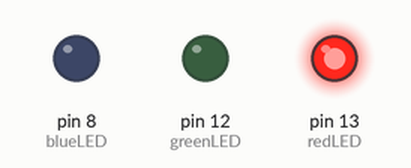
Bench run of a sketch on a simulated Arduino Uno, built with avr-gcc and run on an emulated ATmega328P. Parts: output pins drawn as LEDs (lit = HIGH). At 21.0 s the program stops and its outputs stay as they are.

Above: at 0.05 s.
At 1.37 s:
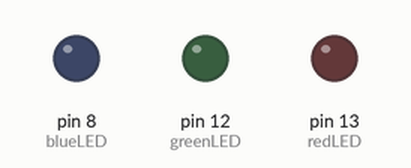
At 2.62 s:
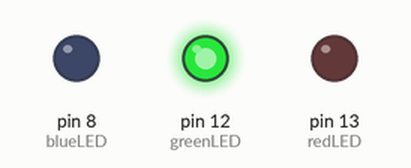
Timing chart, 0 to 3.0 s (numbered marks = the images above):
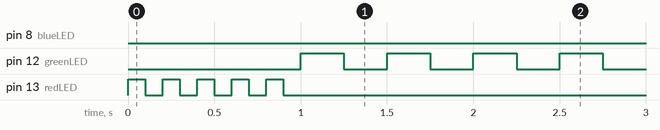

The sketch:

02-assg4.ino
```cpp
int redLED= 13;
int greenLED= 12;
int blueLED= 8;

int fast= 100;
int slower= 250;
int slowest= 500;


void setup() {
  // put your setup code here, to run once:
pinMode(redLED, OUTPUT);
pinMode(greenLED, OUTPUT);
pinMode(blueLED, OUTPUT);
}

void loop() {
  for (int i = 0; i < 5; i++)
{digitalWrite(redLED, HIGH);
delay(fast);
digitalWrite(redLED, LOW);
delay(fast);
}

for (int i = 0; i < 10; i++)
{digitalWrite(greenLED, HIGH);
delay(slower);
digitalWrite(greenLED, LOW);
delay(slower);
}

for (int i = 0; i < 15; i++)
{digitalWrite(blueLED, HIGH);
delay(slowest);
digitalWrite(blueLED, LOW);
delay(slowest);
}

while(true) {
}
}
```

Measured:
- by itself, pin 8 (blueLED): LOW → HIGH at 6.0 s, → LOW 0.50 s later, → HIGH 0.50 s later, → LOW 0.50 s later, … (30 changes in this stretch)
- by itself, pin 12 (greenLED): alternates HIGH for 0.25 s and LOW for 0.25 s, 20 changes in all, then stays LOW
- by itself, pin 13 (redLED): alternates HIGH for 0.10 s and LOW for 0.10 s, 10 changes in all, then stays LOW
